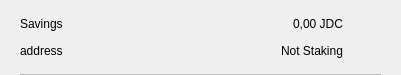
<?xml version="1.0" encoding="UTF-8"?>
<ui version="4.0">
 <class>CSRow</class>
 <widget class="QWidget" name="CSRow">
  <property name="geometry">
   <rect>
    <x>0</x>
    <y>0</y>
    <width>401</width>
    <height>75</height>
   </rect>
  </property>
  <property name="windowTitle">
   <string>Form</string>
  </property>
  <layout class="QVBoxLayout" name="verticalLayout">
   <property name="spacing">
    <number>0</number>
   </property>
   <property name="leftMargin">
    <number>20</number>
   </property>
   <property name="topMargin">
    <number>10</number>
   </property>
   <property name="rightMargin">
    <number>20</number>
   </property>
   <property name="bottomMargin">
    <number>0</number>
   </property>
   <item>
    <widget class="QWidget" name="info" native="true">
     <property name="minimumSize">
      <size>
       <width>0</width>
       <height>0</height>
      </size>
     </property>
     <layout class="QHBoxLayout" name="horizontalLayout_3">
      <property name="leftMargin">
       <number>0</number>
      </property>
      <property name="topMargin">
       <number>0</number>
      </property>
      <property name="rightMargin">
       <number>0</number>
      </property>
      <property name="bottomMargin">
       <number>10</number>
      </property>
      <item>
       <widget class="QWidget" name="container" native="true">
        <property name="minimumSize">
         <size>
          <width>0</width>
          <height>0</height>
         </size>
        </property>
        <layout class="QVBoxLayout" name="verticalLayout_2">
         <property name="spacing">
          <number>0</number>
         </property>
         <property name="leftMargin">
          <number>0</number>
         </property>
         <property name="topMargin">
          <number>0</number>
         </property>
         <property name="rightMargin">
          <number>0</number>
         </property>
         <property name="bottomMargin">
          <number>0</number>
         </property>
         <item>
          <layout class="QHBoxLayout" name="horizontalLayout">
           <item>
            <widget class="QLabel" name="labelName">
             <property name="text">
              <string>Savings</string>
             </property>
            </widget>
           </item>
           <item>
            <spacer name="horizontalSpacer">
             <property name="orientation">
              <enum>Qt::Horizontal</enum>
             </property>
             <property name="sizeHint" stdset="0">
              <size>
               <width>40</width>
               <height>20</height>
              </size>
             </property>
            </spacer>
           </item>
           <item>
            <widget class="QLabel" name="labelAmount">
             <property name="text">
              <string>0,00 JDC</string>
             </property>
            </widget>
           </item>
          </layout>
         </item>
         <item>
          <layout class="QHBoxLayout" name="horizontalLayout_2">
           <item>
            <widget class="QLabel" name="labelAddress">
             <property name="text">
              <string>address</string>
             </property>
            </widget>
           </item>
           <item>
            <spacer name="horizontalSpacer_2">
             <property name="orientation">
              <enum>Qt::Horizontal</enum>
             </property>
             <property name="sizeHint" stdset="0">
              <size>
               <width>40</width>
               <height>20</height>
              </size>
             </property>
            </spacer>
           </item>
           <item>
            <widget class="QLabel" name="labelStaking">
             <property name="text">
              <string>Not Staking</string>
             </property>
            </widget>
           </item>
          </layout>
         </item>
        </layout>
       </widget>
      </item>
      <item alignment="Qt::AlignHCenter|Qt::AlignVCenter">
       <widget class="QPushButton" name="pushButtonMenu">
        <property name="minimumSize">
         <size>
          <width>24</width>
          <height>24</height>
         </size>
        </property>
        <property name="maximumSize">
         <size>
          <width>32</width>
          <height>32</height>
         </size>
        </property>
        <property name="focusPolicy">
         <enum>Qt::NoFocus</enum>
        </property>
        <property name="styleSheet">
         <string notr="true">border:none; background-color:transparent;</string>
        </property>
        <property name="text">
         <string/>
        </property>
        <property name="icon">
         <iconset>
          <normaloff>://ic-menu-hover</normaloff>://ic-menu-hover</iconset>
        </property>
        <property name="iconSize">
         <size>
          <width>24</width>
          <height>24</height>
         </size>
        </property>
       </widget>
      </item>
     </layout>
    </widget>
   </item>
   <item>
    <widget class="QLabel" name="lblDivisory">
     <property name="minimumSize">
      <size>
       <width>0</width>
       <height>1</height>
      </size>
     </property>
     <property name="maximumSize">
      <size>
       <width>16777215</width>
       <height>1</height>
      </size>
     </property>
     <property name="styleSheet">
      <string notr="true">background-color:#bababa;</string>
     </property>
     <property name="text">
      <string/>
     </property>
     <property name="alignment">
      <set>Qt::AlignBottom|Qt::AlignLeading|Qt::AlignLeft</set>
     </property>
    </widget>
   </item>
  </layout>
 </widget>
 <resources/>
 <connections/>
</ui>
